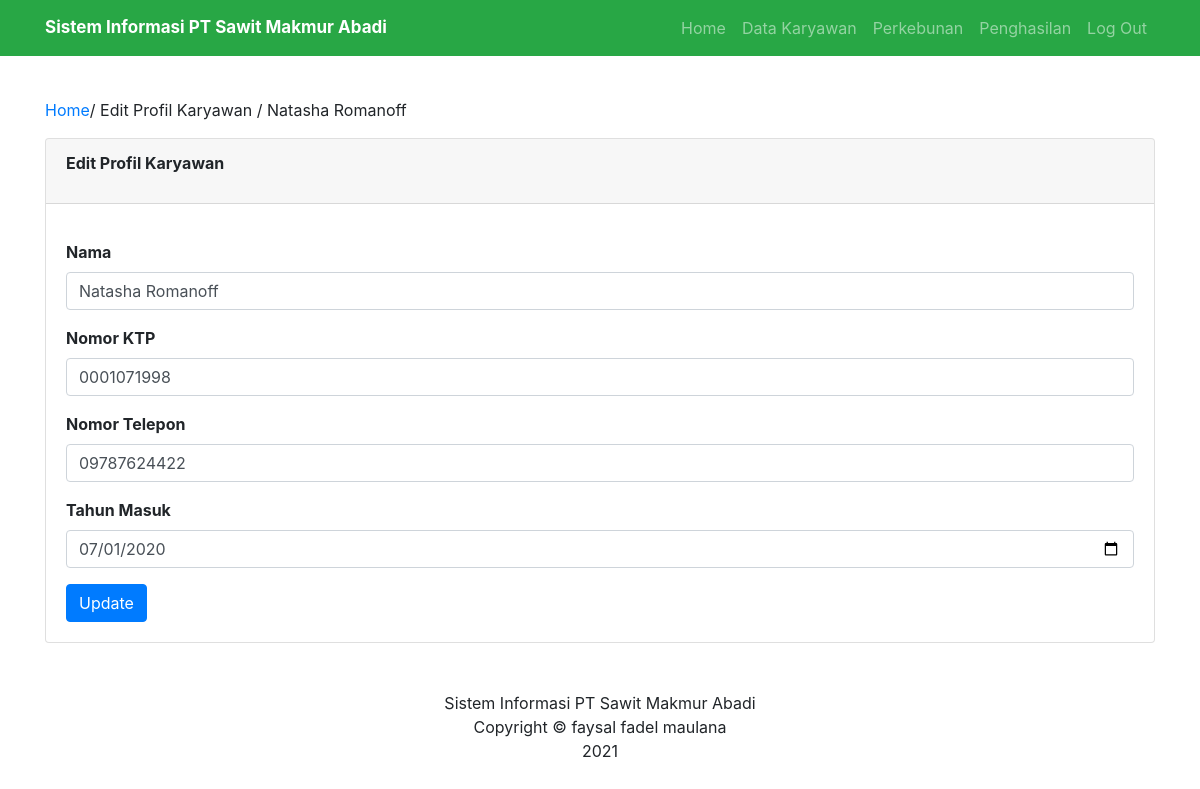
Screenshot of /edit.php?id_karyawan=4 with the database file from the repository.
### tables this page shows
CREATE TABLE `karyawan` (
  `id_karyawan` int(11) NOT NULL,
  `nama` varchar(200) NOT NULL,
  `no_ktp` varchar(20) NOT NULL,
  `no_telp` varchar(20) NOT NULL,
  `th_masuk` date NOT NULL
);

### edit.php (the view, shortened to what this page needs)
<!doctype html>
<html lang="en">
<head>
    <link href="https://cdn.jsdelivr.net/npm/bootstrap@5.0.1/dist/css/bootstrap.min.css" rel="stylesheet">
    <link rel="stylesheet" type="text/css" href="assets/css/bootstrap.css">
</head>
<body>
    <nav class="navbar fixed-top navbar-expand-lg navbar-dark bg-success">
        <div class="container">
            <a class="textNav navbar-brand fw-bold" href="index.php">Sistem Informasi PT Sawit Makmur Abadi</a>
            <div class="collapse navbar-collapse" id="navbarNavAltMarkup">
                <div class="navbar-nav ms-auto">
                    <a class="nav-link" aria-current="page" href="home.php">Home</a>
                    <a class="nav-link" href="index.php">Data Karyawan</a>
                    <a class="nav-link" href="#">Perkebunan</a>
                    <a class="nav-link" href="#">Penghasilan</a>
                    <a class="nav-link" href="logout.php">Log Out</a>
                </div>
            </div>
        </div>
    </nav>
    <?php
    include 'config.php';
    $id = $_GET['id_karyawan'];
    $karyawan = mysqli_query($koneksi, "select * from karyawan where id_karyawan='$id'");
    while ($data = mysqli_fetch_assoc($karyawan)) {
    ?>
        <div class="profile container mt-5">
            <p><a href="index.php">Home</a>/ Edit Profil Karyawan / <?php echo $data['nama'] ?></p>
            <div class="card">
                <div class="card-header">
                    <p class="fw-bold">Edit Profil Karyawan</p>
                </div>
                <div class="card-body fw-bold">
                    <form method="post" action="update.php">
                        <div class="mb-3">
                            <label for="Nama" class="form-label">Nama</label>
                            <input type="text" class="form-control" id="nama" placeholder="Masukkan Nama Lengkap" name="nama" value="<?php echo $data['nama']; ?>">
                        </div>
                        <div class="mb-3">
                            <label for="no_ktp" class="form-label">Nomor KTP</label>
                            <input type="text" class="form-control" id="no_ktp" placeholder="Masukkan Nomor KTP" name="no_ktp" value="<?php echo $data['no_ktp']; ?>">
                        </div>
                        <div class="mb-3">
                            <label for="no_telp" class="form-label">Nomor Telepon</label>
                            <input type="text" class="form-control" id="no_telp" placeholder="Masukkan Nomor Telepon" name="no_telp" value="<?php echo $data['no_telp']; ?>">
                        </div>
                        <div class="mb-3">
                            <label for="th_masuk" class="form-label">Tahun Masuk</label>
                            <input type="date" class="form-control" id="th_masuk" placeholder="Masukkan Tahun Masuk (yyyy-mm-dd)" name="th_masuk" value="<?php echo $data['th_masuk']; ?>">
                        </div>
                        <button type="submit" class="btn btn-primary" value="SIMPAN">Update</button>
                    </form>
                </div>
            </div>
        </div>
    <?php
    }
    ?>
    <footer class="application-footer mt-5 mb-3">
        <div class="container">
            <center>Sistem Informasi PT Sawit Makmur Abadi <br>
                Copyright © faysal fadel maulana <br> 2021</Copyright>
        </div>
    </footer>
</body>
</html>

### edit.php (style rules this page uses)
@media (min-device-width: 375px) and (max-device-width: 1024px) { .textNav { font-size: 17px; } }
.profile { padding-top: 50px; }

### rows the page displays
karyawan: nama "Natasha Romanoff", no_ktp "0001071998", no_telp "09787624422", th_masuk "07/01/2020"
